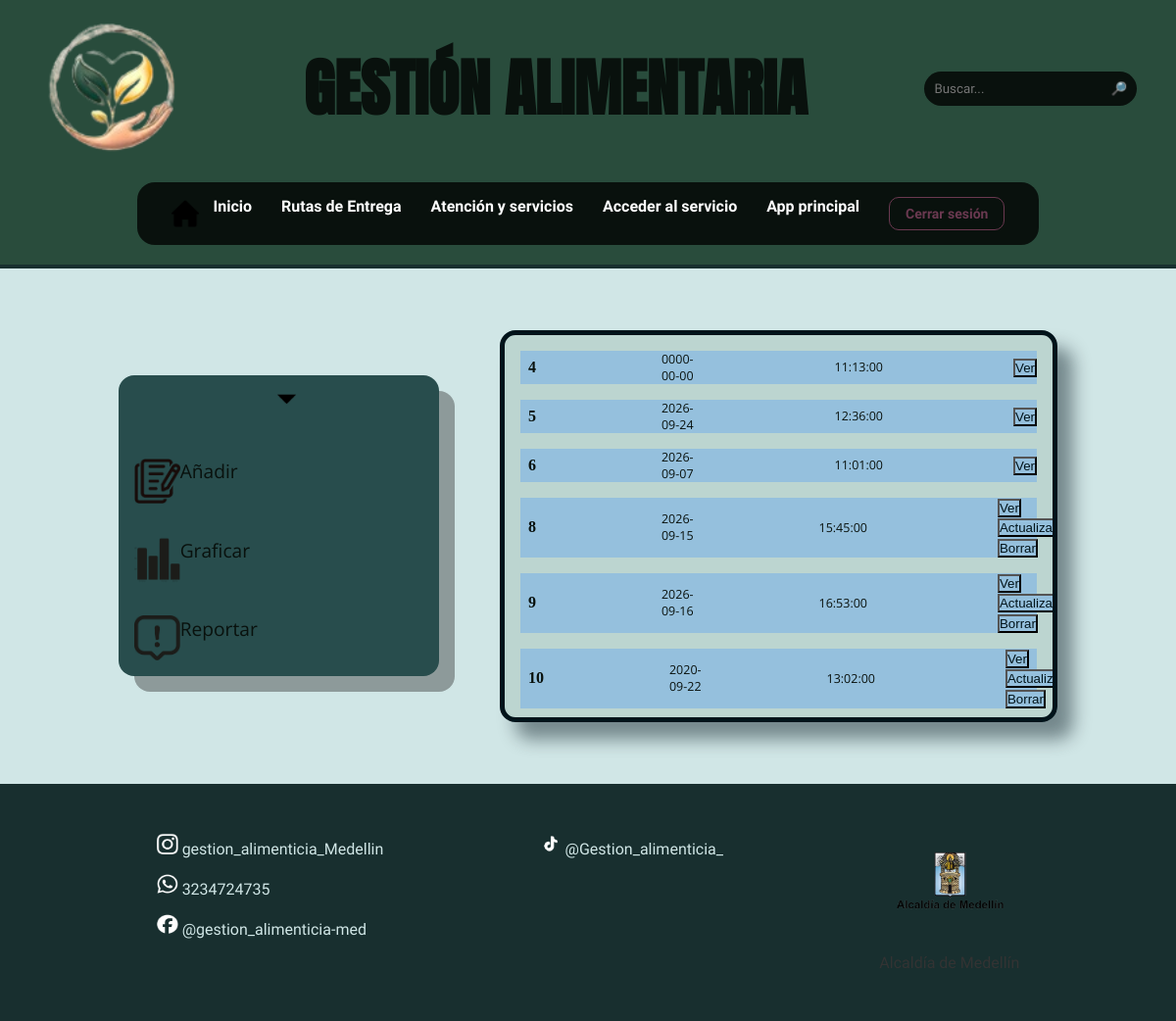
/html/app/app.php (signed in), run on the app's committed database.
### tables this page shows
CREATE TABLE `informes` (
  `id` int(11) NOT NULL,
  `nombre` varchar(70) NOT NULL,
  `cedula` int(60) NOT NULL,
  `platos entregados` int(10) NOT NULL,
  `fecha` date NOT NULL,
  `hora` time NOT NULL,
  `desperdicios` decimal(65,38) NOT NULL,
  `institucion` varchar(100) NOT NULL,
  `platos_enviados` int(60) NOT NULL
);

### base_datos/informes/conexion/abrir_conexion.php (called while the page is built, shortened)
<?php
    $tabla_db1="informes";
?>

### html/app/app.php (the view, shortened to what this page needs)
<?php
    $usuario=$_SESSION['usuario'];
    $UsurTablaSql="SELECT * FROM cuentas_usuarios WHERE correo= '$usuario'";
?>
<!DOCTYPE html>
<html lang="es">
<head>
    <link rel="stylesheet" href="../../css/estilo.css">
</head>
<body>
    <header>
    <section class="superior">
        <img src="../../img/icon.png" alt="Logo" class="logo">
        <h1>GESTIÓN ALIMENTARIA</h1>
        <form class="buscador" id="buscadorForm">
            <input type="search" id="busqueda" placeholder="Buscar...">
            <button type="submit">🔎</button>
        </form>
    </section>
    <nav class="nav" id="nav">
        <img src="../../img/casa.png" alt="Inicio" class="casa">
        <ul class="despl-list">
            <li><a href="../../index.php" >Inicio</a></li>
            <li>
                <a href="../rutentrega.php" >
                    Rutas de Entrega
                </a>
            </li>
            <li><a href="../servicioCliente.php">Atención y servicios</a></li>
            <li><a href="../pagina4.php">Acceder al servicio</a></li>
            <li><a href="#">App principal</a></li>
            <li>
    <a href="../../base_datos/login_php/cerrar_sesion.php" class="btn-cerrar-sesion">
        Cerrar sesión
    </a>
            </li>
        </ul>
    </nav>
</header>
    <main class="app-pr">
        <section class="options-app">
            <button class="hb-app"><img alt="boton-pleg-app" src="../../img/App/mh.png"></button>
            <button class="buton-abrir-regist option-app-item">
                <img alt="option_item_img" src="../../img/App/1.png">
                <p>Añadir</p>
            </button>
            <button class="button-abrir-graficar option-app-item">
                <img alt="option_item_img" src="../../img/App/3.png">
                <p>Graficar</p>
            </button>
            <button class="option-app-item">
                <img alt="option_item_img" src="../../img/App/4.png">
                <p>Reportar</p>
            </button>
        </section>
        <section class="app-forms">
            <?php
                    include("../../base_datos/informes/conexion/abrir_conexion.php");
                    $UsurTabla=mysqli_query($conexion ,$UsurTablaSql);
                    $usurTablaArr=mysqli_fetch_assoc($UsurTabla);
                    $institucioncomprobar=$usurTablaArr['institucion'];
                    for($i=0;$i<=20;$i++)
                        {
                            $resultados=mysqli_query($conexion, "SELECT * FROM `$tabla_db1` WHERE id = $i");
                            WHILE($consulta =mysqli_fetch_array($resultados))
                            {
                                if($consulta['institucion']==$institucioncomprobar){
                                echo "<form action=\"../../base_datos/informes/actualizar/Actualizar.php\" method=\"POST\">";
                                echo "<div class=\"form-item\">";
                                echo "<p class=\"id-form-item\">".$consulta['id']."</p>";
                                echo "<p class=\"fecha-form-item\">".$consulta['fecha']."</p>".
                                    "<p>".$consulta['hora']."</p>".
                                    "<div class=\"form-botons\">";
                                echo "<input type=\"hidden\" value=\"".$consulta['id']."\" name=\"IDD\">".
                                    "<button class=\"ver\" type=\"button\" data-id=\"".$consulta['id']."\"
                                    data-nombre=\"".$consulta['nombre']."\" data-cedu=\"".$consulta['cedula']."\"
                                    data-plentr=\"".$consulta['platos entregados']."\" data-desper=\"".$consulta['desperdicios']."\"
                                    data-fecha=\"".$consulta['fecha']."\" data-hora=\"".$consulta['hora']."\">Ver</button>";
                                    if($usurTablaArr['cedula']==$consulta['cedula']){
                                         echo"<button class=\"update\" type=\"button\" name=\"updatee\" data-id=\"".$consulta['id']."\"
                                    data-nombre=\"".$consulta['nombre']."\" data-cedu=\"".$consulta['cedula']."\"
                                    data-plentr=\"".$consulta['platos entregados']."\" data-desper=\"".$consulta['desperdicios']."\"
                                    data-fecha=\"".$consulta['fecha']."\" data-hora=\"".$consulta['hora']."\">Actualizar</button>";
                                echo"<input type=\"submit\" value=\"Borrar\" class=\"delete\" name=\"delete\">";
                                    }
                                echo "</div>";
                                echo "</div>";
                                echo "</form>";
                            }
                            }
                        }
                ?>
        </section>
                <?php
                    include("../../base_datos/informes/conexion/abrir_conexion.php");
?>
    </main>
    <footer>
    <section class="redes">
        <p>
            <a href="https://www.instagram.com/gestion_alimenticia_jorge?utm_source=qr&igsh=ZWJ4ZDU0bTM3bDIy" target="_blank">
            <img src="../../img/redes sociales/lnstagram.png">
            gestion_alimenticia_Medellin
            </a>
        </p>
        <p>
            <a href="https://wa.me/573107398094?text=Hola%20quiero%20más%20información%20sobre%20sus%20servicios" target="_blank">
            <img src="../../img/redes sociales/w.png">
            3234724735
            </a>
        </p>
        <p>
            <a href="https://www.facebook.com/share/1JHe1Jqxjx/" target="_blank">
                <img src="../../img/redes sociales/f.png">
                @gestion_alimenticia-med
            </a>
        </p>
    </section>
    <section class="redes">
        <p>
            <a href=" https://www.tiktok.com/@gomezyeral2323._?_r=1&_t=ZS-96wEMCMsZ7P" target="_blank">
            <img src="../../img/tito.png">
            @Gestion_alimenticia_
            </a>
        </p>
    </section>
    <section class="alcaldia">
        <img src="../../img/logo-med.png" alt="Alcaldía de Medellín" target="_blank">
        <p>Alcaldía de Medellín</p>
    </section>
    </footer>
</body>
</html>

### css/estilo.css (style rules this page uses)
* { margin:0; padding:0; box-sizing:border-box; }
:root { --primario: #396A53; --header:#294C3C; --secundario: #386B6B; --fondo: #D0E6E6; --tarjeta: #284D4D; --texto: #09110D; --gris: #42413b; --letra2:#ff9c7c; --color-resaltar:#6A3950; --decoracion:#f1d796; --decoracion-x2:#d7b45a; --titulos-:#011218; --footer:#182F2F; }
body { background:var(--fondo); font-family:'Monda',sans-serif; }
header { border-bottom: 4px solid var(--footer); background:var(--header); padding:20px 40px; }
.superior { display:flex; justify-content:space-between; align-items:center; }
.logo { width:150px; }
header h1 { font-family:'Anton'; font-size:4rem; color:var(--texto); }
.buscador { display:flex; align-items:center; background: var(--texto); border-radius:25px; overflow:hidden; }
.buscador input { border:none; outline:none; background:none; color:white; padding:10px; width:180px; font-family:'Monda'; }
.buscador button { border:none; background:none; color:white; padding:10px; cursor:pointer; }
nav { width:fit-content; margin:25px auto 0; display:flex; align-items:center; gap:15px; background:var(--texto); padding:12px 25px; border-radius:18px; }
.casa { width:28px; }
nav ul { display:flex; list-style:none; gap:25px; }
nav a { color:white; text-decoration:none; font-family:'Monda'; font-weight:600; transition:0.3s; }
footer { display:flex; justify-content:space-around; align-items:flex-start; background-color: var(--footer); padding:40px; }
.redes { display:flex; flex-direction:column; gap:15px; }
.redes p { display:flex; align-items:center; gap:10px; background: none; font-family:'Monda'; color:var(--fondo); font-style: normal; }
.redes a { font-family:'Monda'; color:var(--fondo); font-style: normal; text-decoration: none; align-items: center; }
.alcaldia p { color:var(--fondo); }
.redes img { width:22px; height:22px; filter: grayscale(100%) brightness(1000%); align-content: center; }
.alcaldia { text-align:center; }
.alcaldia img { width:130px; }
.alcaldia p { margin-top:10px; font-family:'Monda'; color:#333; }
@media (min-width: 1200px) { main { padding: 60px 120px; gap: 60px; } }
@media (min-width: 1200px) { footer { padding: 50px 100px; gap: 40px; } }
@media (min-width: 1200px) { nav { padding: 15px 35px; } }
@media (min-width: 1200px) { nav ul { gap: 30px; } }
main { background: var(--fondo); margin: 1px; align-items: start; display: flex; flex-direction: column; overflow-x:hidden; }
main p { color: var(--texto); font-size: 0.781rem; font-family:'Open sans'; }
main { width:100%; display:flex; flex-direction:column; align-items:center; }
.app-pr { display: flex; flex-direction: row; }
.options-app { background-color: var(--tarjeta); border-radius: 1rem; display: flex; flex-direction: column; justify-content: space-between; gap:2.1rem; padding-bottom: 1rem; padding-left: 1rem; box-shadow: #27272665 1rem 1rem; }
.hb-app img { max-width: 15%; }
.hb-app { background-color: transparent; border: transparent; }
.option-app-item { list-style: none; display: flex; background-color: transparent; border: transparent; }
.option-app-item p { align-content: center; color: var(--texto); font-size: 1.2rem; }
.option-app-item img { width: 15%; }
.app-forms { align-content: space-between; width: 100%; margin: 2px; border-width: 5px; border-color: #00131a; border-style:solid; border-radius: 1rem; display: flex; flex-direction: column; background-color: transparent; min-height: 50vh; overflow-y: scroll ; max-height: 50vh; background-color: #3b633d21; box-shadow:1rem 1.1rem 1.1rem #00131a71; }
.form-item { align-items: center; display: flex; flex-direction: row; background-color:#95c0dd; margin-top: 1rem; margin-right: 1rem; margin-left: 1rem; gap:8rem; }
.id-form-item { margin-left: 0.5rem; font-family: 'Antont'; font-size: 1rem; font-weight: bold; }
.update { margin: 1px; background-color:#95c0dd; color: #00131a; margin-left: 5px; }
.delete { background-color:#95c0dd; color: #00131a; margin-left: 5px; }
.ver { background-color:#95c0dd; color: #00131a; margin-left: 5px; }
nav .btn-cerrar-sesion { display: inline-block; padding: 8px 16px; border: 1px solid var(--color-resaltar); border-radius: 10px; background: transparent; color: var(--color-resaltar); font-family: 'Monda', sans-serif; font-size: 14px; font-weight: 600; text-decoration: none; cursor: pointer; transition: all 0.3s ease; }

### data on the page
informes: id "4", fecha "0000-00-00", hora "11:13:00"
informes: id "5", fecha "2026-09-24", hora "12:36:00"
informes: id "6", fecha "2026-09-07", hora "11:01:00"
informes: id "8", fecha "2026-09-15", hora "15:45:00"
informes: id "9", fecha "2026-09-16", hora "16:53:00"
informes: id "10", fecha "2020-09-22", hora "13:02:00"
